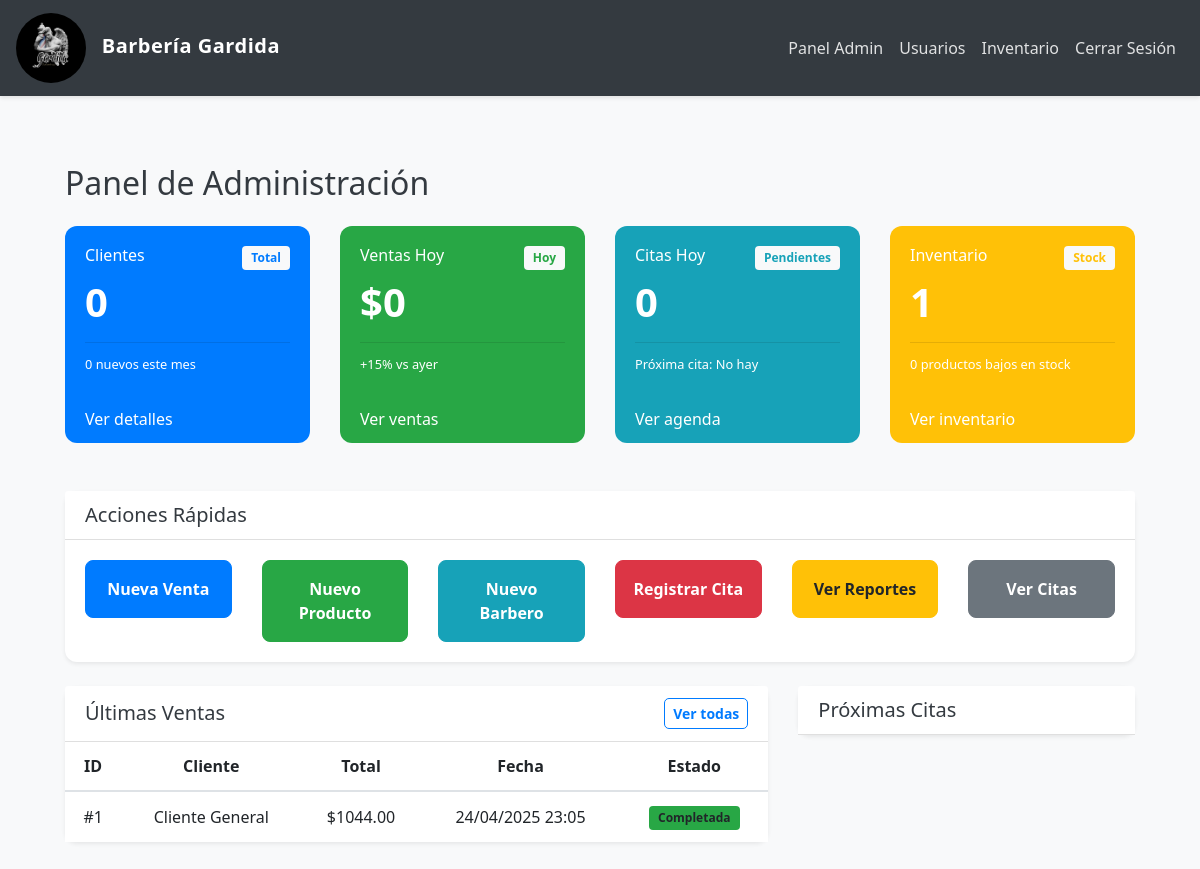
The app's page /admin/dashboard (signed in) with its own data.
### app/models.py (models this page shows, shortened)
class Sale(db.Model):
    id = db.Column(db.Integer, primary_key=True)
    fecha = db.Column(db.DateTime, default=datetime.utcnow)
    total = db.Column(db.Float, nullable=False)
    subtotal = db.Column(db.Float, nullable=False)
    iva = db.Column(db.Float, nullable=False, default=0)
    seller_id = db.Column(db.Integer, db.ForeignKey('user.id'), nullable=False)
    seller = db.relationship('User', backref='ventas_realizadas', foreign_keys=[seller_id])
    cliente_id = db.Column(db.Integer, db.ForeignKey('user.id'), nullable=True)
    cliente = db.relationship('User', backref='compras', foreign_keys=[cliente_id])
    metodo_pago = db.Column(db.String(50), nullable=False)
    origen = db.Column(db.String(20), default='presencial')  # 'presencial' o 'web'
    detalles = db.relationship('SaleDetail', back_populates='venta', cascade='all, delete-orphan')

### app/routes.py (the view)
@main_routes.route('/admin/dashboard')
@login_required
@admin_required
def admin_dashboard():
    total_clientes = User.query.filter_by(role='cliente').count()
    total_productos = Producto.query.count()
    citas_hoy = Cita.query.filter(Cita.fecha_hora >= datetime.today()).count()
    nuevos_clientes_mes = User.query.filter(
        User.role == 'cliente',
        User.fecha_registro >= datetime.today().replace(day=1)
    ).count()
    ventas_hoy = Sale.query.filter(
        Sale.fecha >= datetime.today()
    ).with_entities(func.sum(Sale.total)).scalar() or 0
    ultimas_ventas = Sale.query.order_by(Sale.fecha.desc()).limit(5).all()
    proximas_citas = Cita.query.filter(
        Cita.fecha_hora >= datetime.now()
    ).order_by(Cita.fecha_hora).limit(5).all()
    return render_template('admin/dashboard.html',
        total_clientes=total_clientes,
        total_productos=total_productos,
        citas_hoy=citas_hoy,
        nuevos_clientes_mes=nuevos_clientes_mes,
        ventas_hoy=ventas_hoy,
        ultimas_ventas=ultimas_ventas,
        proximas_citas=proximas_citas,
        productos_bajos_stock=Producto.query.filter(Producto.cantidad < 5).count(),
        porcentaje_ventas="+15",  # Esto deberías calcularlo comparando con el día anterior
        User=User  # Agregar el modelo User al contexto del template
    )

### app/__init__.py (called while the page is built)
def create_app():
    app = Flask(__name__)
    app.config.from_object(Config)  # Usa la configuración desde Config
    db.init_app(app)
    migrate.init_app(app, db)
    login_manager.init_app(app)
    from app.routes import main_routes  # Importa blueprint de routes
    from app.auth import auth_routes  # Si tienes rutas de autenticación, importa el blueprint de auth
    app.register_blueprint(main_routes)  # Registra el blueprint de rutas
    app.register_blueprint(auth_routes)  # Registra el blueprint de autenticación
    @login_manager.user_loader
    def load_user(user_id):
        from app.models import User  # Evitar circularidad importando dentro de la función
        return User.query.get(int(user_id))
    return app

### app/models.py (called while the page is built)
    @property
    def is_admin(self):
        return self.role == 'admin'

    @property
    def is_barbero(self):
        return self.role == 'barbero'

    @property
    def is_cliente(self):
        return self.role == 'cliente'

### app/routes.py (called while the page is built)
def role_required(*roles):
    def decorator(f):
        @wraps(f)
        def decorated_function(*args, **kwargs):
            if not current_user.is_authenticated or current_user.role not in roles:
                abort(403)
            return f(*args, **kwargs)
        return decorated_function
    return decorator

### app/templates/admin/dashboard.html (shortened to what this page needs)
{% extends "shared/base.html" %}
{% block content %}
<div class="container-fluid mt-4">
    <h2 class="mb-4"> Panel de Administración</h2>
    <div class="row">
        <div class="col-md-3 mb-4">
            <div class="card text-white bg-primary h-100">
                <div class="card-body">
                    <div class="d-flex justify-content-between align-items-start">
                        <div>
                            <h6 class="card-title"> Clientes</h6>
                            <h2 class="display-4">{{ total_clientes }}</h2>
                        </div>
                        <span class="badge bg-light text-primary">Total</span>
                    </div>
                    <hr class="my-2">
                    <small class="text-white">
                         {{ nuevos_clientes_mes }} nuevos este mes
                    </small>
                </div>
                <div class="card-footer bg-transparent border-0">
                    <a href="{{ url_for('main_routes.gestion_usuarios') }}?rol=cliente"
                       class="text-white">Ver detalles </a>
                </div>
            </div>
        </div>
        <div class="col-md-3 mb-4">
            <div class="card text-white bg-success h-100">
                <div class="card-body">
                    <div class="d-flex justify-content-between align-items-start">
                        <div>
                            <h6 class="card-title"> Ventas Hoy</h6>
                            <h2 class="display-4">${{ ventas_hoy|default('0.00') }}</h2>
                        </div>
                        <span class="badge bg-light text-success">Hoy</span>
                    </div>
                    <hr class="my-2">
                    <small class="text-white">
                         {{ porcentaje_ventas }}% vs ayer
                    </small>
                </div>
                <div class="card-footer bg-transparent border-0">
                    <a href="{{ url_for('main_routes.registro_ventas') }}"
                       class="text-white">Ver ventas </a>
                </div>
            </div>
        </div>
        <div class="col-md-3 mb-4">
            <div class="card text-white bg-info h-100">
                <div class="card-body">
                    <div class="d-flex justify-content-between align-items-start">
                        <div>
                            <h6 class="card-title"> Citas Hoy</h6>
                            <h2 class="display-4">{{ citas_hoy }}</h2>
                        </div>
                        <span class="badge bg-light text-info">Pendientes</span>
                    </div>
                    <hr class="my-2">
                    <small class="text-white">
                         Próxima cita: {{ proxima_cita|default('No hay') }}
                    </small>
                </div>
                <div class="card-footer bg-transparent border-0">
                    <a href="{{ url_for('main_routes.citas_admin') }}"
                       class="text-white">Ver agenda </a>
                </div>
            </div>
        </div>
        <div class="col-md-3 mb-4">
            <div class="card text-white bg-warning h-100">
                <div class="card-body">
                    <div class="d-flex justify-content-between align-items-start">
                        <div>
                            <h6 class="card-title"> Inventario</h6>
                            <h2 class="display-4">{{ total_productos }}</h2>
                        </div>
                        <span class="badge bg-light text-warning">Stock</span>
                    </div>
                    <hr class="my-2">
                    <small class="text-white">
                         {{ productos_bajos_stock }} productos bajos en stock
                    </small>
                </div>
                <div class="card-footer bg-transparent border-0">
                    <a href="{{ url_for('main_routes.inventario') }}"
                       class="text-white">Ver inventario </a>
                </div>
            </div>
        </div>
    </div>
    <div class="card mt-4 shadow-sm">
        <div class="card-header bg-white">
            <h5 class="mb-0"> Acciones Rápidas</h5>
        </div>
        <div class="card-body">
            <div class="row g-3">
                <div class="col-md-2">
                    <a href="{{ url_for('main_routes.registrar_venta') }}"
                       class="btn btn-primary btn-lg btn-block d-flex align-items-center justify-content-center gap-2">
                        <span>Nueva Venta</span>
                    </a>
                </div>
                <div class="col-md-2">
                    <a href="{{ url_for('main_routes.agregar_producto') }}"
                       class="btn btn-success btn-lg btn-block d-flex align-items-center justify-content-center gap-2">
                        <span>Nuevo Producto</span>
                    </a>
                </div>
                <div class="col-md-2">
                    <a href="{{ url_for('main_routes.registrar_barbero') }}"
                       class="btn btn-info btn-lg btn-block d-flex align-items-center justify-content-center gap-2">
                        <span>Nuevo Barbero</span>
                    </a>
                </div>
                <div class="col-md-2">
                    <a href="{{ url_for('main_routes.nueva_cita_admin') }}"
                       class="btn btn-danger btn-lg btn-block d-flex align-items-center justify-content-center gap-2">
                        <span>Registrar Cita</span>
                    </a>
                </div>
                <div class="col-md-2">
                    <a href="{{ url_for('main_routes.ver_reportes') }}"
                       class="btn btn-warning btn-lg btn-block d-flex align-items-center justify-content-center gap-2">
                        <span>Ver Reportes</span>
                    </a>
                </div>
                <div class="col-md-2">
                    <a href="{{ url_for('main_routes.citas_admin') }}"
                       class="btn btn-secondary btn-lg btn-block d-flex align-items-center justify-content-center gap-2">
                        <span>Ver Citas</span>
                    </a>
                </div>
            </div>
        </div>
    </div>
    <div class="row mt-4">
        <div class="col-md-8">
            <div class="card shadow-sm">
                <div class="card-header bg-white d-flex justify-content-between align-items-center">
                    <h5 class="mb-0"> Últimas Ventas</h5>
                    <a href="{{ url_for('main_routes.registro_ventas') }}" class="btn btn-sm btn-outline-primary">
                        Ver todas
                    </a>
                </div>
                <div class="table-responsive">
                    <table class="table table-hover mb-0">
                        <thead>
                            <tr>
                                <th>ID</th>
                                <th>Cliente</th>
                                <th>Total</th>
                                <th>Fecha</th>
                                <th>Estado</th>
                            </tr>
                        </thead>
                        <tbody>
                            {% for venta in ultimas_ventas %}
                            <tr>
                                <td>#{{ venta.id }}</td>
                                <td>{{ venta.cliente.username if venta.cliente else 'Cliente General' }}</td>
                                <td>${{ "%.2f"|format(venta.total) }}</td>
                                <td>{{ venta.fecha.strftime('%d/%m/%Y %H:%M') }}</td>
                                <td>
                                    <span class="badge bg-success">Completada</span>
                                </td>
                            </tr>
                            {% endfor %}
                        </tbody>
                    </table>
                </div>
            </div>
        </div>
        <div class="col-md-4">
            <div class="card shadow-sm">
                <div class="card-header bg-white">
                    <h5 class="mb-0"> Próximas Citas</h5>
                </div>
            </div>
        </div>
    </div>
</div>
{% endblock %}

### app/static/css/styles.css (style rules this page uses)
body { background-color: #f8f9fa; color: #343a40; font-family: 'Segoe UI', Tahoma, Geneva, Verdana, sans-serif; }
.table { background-color: #fff; color: #212529 !important; box-shadow: 0 0.5rem 1rem rgba(0, 0, 0, 0.05); }
.table th, .table td { border-color: #dee2e6; color: #212529 !important; text-align: center; vertical-align: middle; }
.btn { border-radius: 5px; font-weight: bold; transition: all 0.2s; }
.btn-primary { background-color: #007bff; border-color: #007bff; }
.btn-info { background-color: #17a2b8; border-color: #17a2b8; }

### app/templates/shared/base.html (style rules this page uses)
body { background-color: #f8f9fa; color: #343a40; font-family: 'Segoe UI', Tahoma, Geneva, Verdana, sans-serif; }

### app/templates/admin/dashboard.html (style rules this page uses)
.btn-lg { padding: 1rem; font-size: 1rem; border-radius: 0.5rem; transition: all 0.3s ease; }
.card { border: none; border-radius: 0.75rem; transition: all 0.3s ease; }
.display-4 { font-size: 2.5rem; font-weight: 600; }
.table th { border-top: none; font-weight: 600; }
.badge { padding: 0.5em 0.75em; }

### records on screen
Sale: id "1", cliente "Cliente General", total "1044.00", fecha "24/04/2025 23:05"

### other values on screen
{{ total_clientes }} "0"
{{ nuevos_clientes_mes }} "0"
{{ ventas_hoy|default('0.00') }} "0"
{{ porcentaje_ventas }} "+15"
{{ citas_hoy }} "0"
{{ proxima_cita|default('No hay') }} "No hay"
{{ total_productos }} "1"
{{ productos_bajos_stock }} "0"
